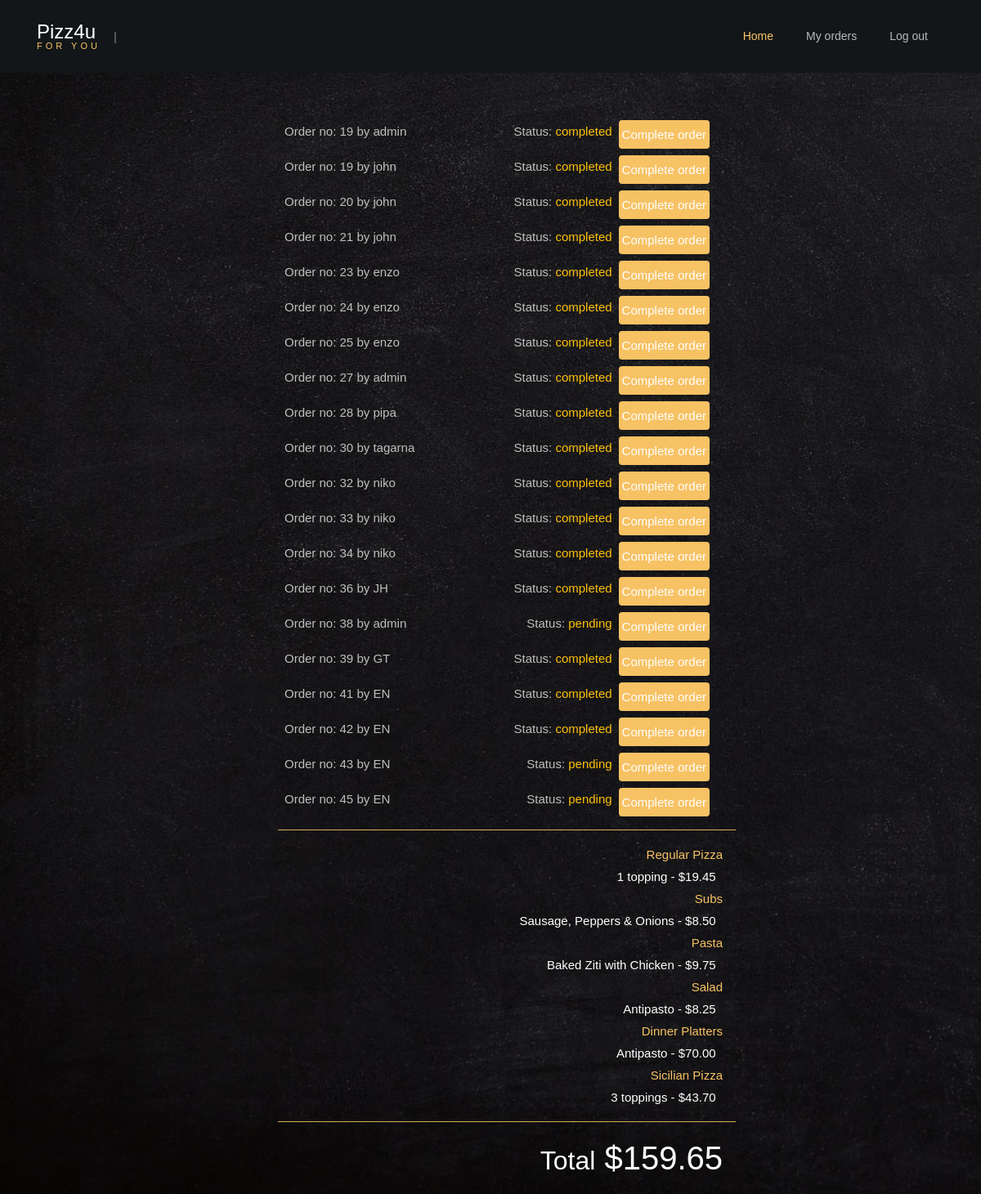
Screenshot of /orders_manager/admin/19 with the database file from the repository.
### orders/models.py (models this page shows, shortened)
class User_order(models.Model):
    user=models.ForeignKey(User,on_delete=models.CASCADE)
    order_number=models.IntegerField()
    topping_allowance=models.IntegerField(default=0)
    status=models.CharField(max_length=64,default='initiated')

class Order2(models.Model):
    user=models.ForeignKey(User,on_delete=models.CASCADE)
    number=models.IntegerField()
    category=models.CharField(max_length=64,null=True)
    name=models.CharField(max_length=64)
    price=models.DecimalField(max_digits=4,decimal_places=2)
    def __str__(self):
        return f"{self.name} - ${self.price} "

### orders/views.py (the view)
# urls.py: path("orders_manager/<str:user>/<str:order_number>", views.orders_manager, name="orders_manager"),
def orders_manager(request,user,order_number):
    user=User.objects.get(username=user)
    context = {
        "Checkout":Order2.objects.filter(user=user,number=order_number),
        "Checkout_category":Order2.objects.filter(user=user,number=order_number).values_list('category').distinct(),
        "Total":list(Order2.objects.filter(user=user,number=order_number).aggregate(Sum('price')).values())[0],
        "user":request.user,
        "Category": Category.objects.all(),
        "Order_number":order_number,
        "All_orders":User_order.objects.exclude(status='initiated')
    }
    return render(request,"orders_manager.html",context)

### orders/templates/orders_manager.html (shortened to what this page needs)
<!DOCTYPE html>
<html lang="en">
  <head>
	{% load static %}
	<link rel="stylesheet" type="text/css" href="{% static 'styles.css' %}">
	<link rel="stylesheet" type="text/css" href="{% static 'style.css' %}">
    <link rel="stylesheet" type="text/css" href="https://cdnjs.cloudflare.com/ajax/libs/open-iconic/1.1.1/font/css/open-iconic-bootstrap.min.css">
    <link rel="stylesheet" type="text/css" href="{% static 'animate.css' %}">
    <link rel="stylesheet" type="text/css" href="https://cdn.jsdelivr.net/npm/owlcarousel@1.3.3/owl-carousel/owl.carousel.min.css">
    <link rel="stylesheet" type="text/css" href="https://cdn.jsdelivr.net/npm/magnific-popup@1.1.0/dist/magnific-popup.css">
    <link rel="stylesheet" type="text/css" href="https://unpkg.com/aos@2.3.1/dist/aos.css">
    <link rel="stylesheet" type="text/css" href="https://cdn.jsdelivr.net/npm/ionicons@4.4.6/dist/css/ionicons.min.css">
    <link rel="stylesheet" type="text/css" href="https://cdn.jsdelivr.net/npm/bootstrap-datepicker@1.8.0/dist/js/bootstrap-datepicker.min.js">
    <link rel="stylesheet" type="text/css" href="https://cdn.jsdelivr.net/npm/jquery-timepicker@1.3.3/jquery.timepicker.css">
  </head>
  <body style="background: url({% static 'bg_4.jpg' %}) no-repeat fixed; background-size: cover;">
	{% if Category %}
  	<nav class="navbar navbar-expand-lg navbar-dark ftco_navbar bg-dark ftco-navbar-light" id="ftco-navbar">
	    <div class="container">
		    <a class="navbar-brand" href="{% url 'index' %}"></span>Pizz4u<br><small>for you</small></a>
			{{user.username}} |
			{% if not user.is_superuser %}
				<div class="collapse navbar-collapse" id="ftco-nav">
					<ul class="navbar-nav ml-auto">
						<li class="nav-item active"><a href="{% url 'index' %}" class="nav-link">Home</a></li>
						<li class="nav-item"><a href="{% url 'my_orders' Order_number %}" class="nav-link">My orders</a></li>
						<li class="nav-item"><a href="{% url 'logout' %}" class="nav-link">Log out</a></li>
					</ul>
				</div>
			{% endif %}
		</div>
    </nav>
    {% endif %}
    <section class="ftco-about d-md-flex">
        <div id='my_orders_container' style="background-color: transparent!important;" class='w-50 mx-auto'>
            <div class=' text-left pr-3'>
                <ul >
                    {% for row in All_orders%}
                    <li id="banana" class='p-2' >
                        <a href="{% url 'orders_manager' row.user row.order_number  %}"><span>Order no: {{row.order_number}} by {{row.user}}</span></a>
                        <a href="{% url 'complete_order' row.user row.order_number  %}"><span class='float-right mx-2 p-1 rounded text-white' style="background-color: #f7c264;">Complete order</span></a>
                        <span class='float-right'>Status: <span class='text-warning'>{{row.status}}</span></span>
                    </li>
                    {% endfor %}
                </ul>
            </div>
            <ul>
                <hr style="background-color: #f7c264;">
                {% for check_cat in Checkout_category %}
                    <li class='text-right pr-3' style="color: #f7c264;">{{check_cat|cut:"("|cut:")"|cut:","|cut:"'"}}</li>
                    {% for row in Checkout %}
                    {% if row.category == check_cat|cut:"("|cut:")"|cut:","|cut:"'"  %}
                    <li class='pr-3 text-right'>{{row}}&nbsp;</li>
                    {% endif %}
                    {% endfor %}
                {% endfor %}
                <hr style="background-color: #f7c264;">
                <li class='text-right pr-3 ' style="color: #f7c264;"><h1><small class='text-white'>Total</small> ${{Total|floatformat:2}}</h1></li>
            </ul>
        </div>
    </section>

### orders/static/styles.css (style rules this page uses)
li { list-style-type: none; }
#my_orders_container { background-color: rgba(0, 0, 0, 0.9); color: white; }

### rows the page displays
User_order: order_number "19", user "admin", status "completed"
User_order: order_number "19", user "john", status "completed"
User_order: order_number "20", user "john", status "completed"
User_order: order_number "21", user "john", status "completed"
User_order: order_number "23", user "enzo", status "completed"
User_order: order_number "24", user "enzo", status "completed"
User_order: order_number "25", user "enzo", status "completed"
User_order: order_number "27", user "admin", status "completed"
User_order: order_number "28", user "pipa", status "completed"
User_order: order_number "30", user "tagarna", status "completed"
User_order: order_number "32", user "niko", status "completed"
User_order: order_number "33", user "niko", status "completed"
User_order: order_number "34", user "niko", status "completed"
User_order: order_number "36", user "JH", status "completed"
User_order: order_number "38", user "admin", status "pending"
User_order: order_number "39", user "GT", status "completed"
User_order: order_number "41", user "EN", status "completed"
User_order: order_number "42", user "EN", status "completed"
User_order: order_number "43", user "EN", status "pending"
User_order: order_number "45", user "EN", status "pending"
Order2: name+price "1 topping - $19.45"
Order2: name+price "Sausage, Peppers & Onions - $8.50"
Order2: name+price "Baked Ziti with Chicken - $9.75"
Order2: name+price "Antipasto - $8.25"
Order2: name+price "Antipasto - $70.00"
Order2: name+price "3 toppings - $43.70"

### other values shown
{{ check_cat|cut:"("|cut:")"|cut:","|cut:"'" }} "Regular Pizza" "Subs" "Pasta" "Salad" "Dinner Platters" "Sicilian Pizza"
{{ Total|floatformat:2 }} "159.65"
